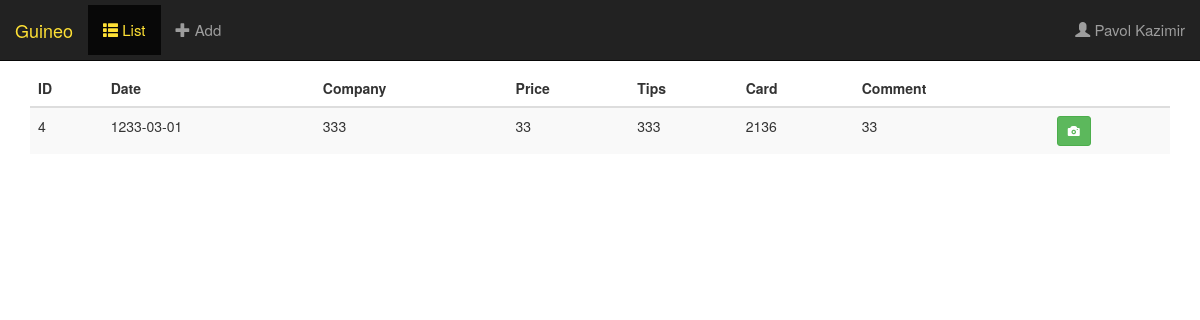
Before: / with the older database file.
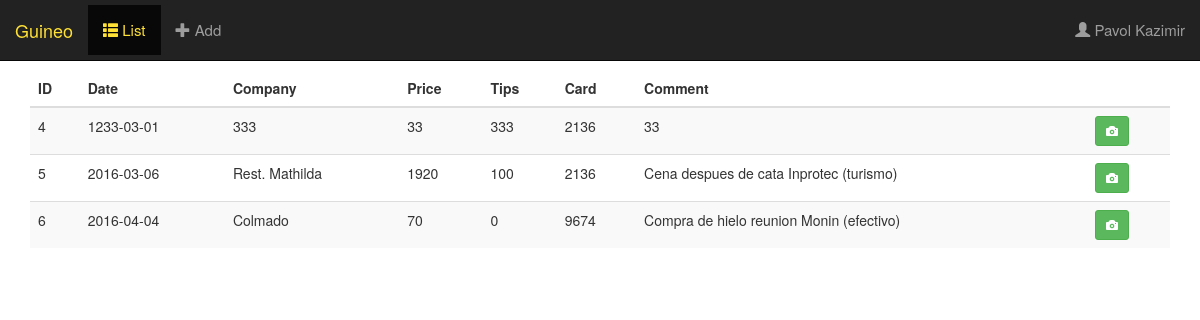
After: the same page with the newer database file.
### tables this page shows
CREATE TABLE IF NOT EXISTS `factura` (
  `fact_id` int(11) NOT NULL AUTO_INCREMENT,
  `date` date DEFAULT NULL,
  `company` varchar(20) NOT NULL DEFAULT '',
  `price` float NOT NULL,
  `tip` float DEFAULT NULL,
  `card` int(11) NOT NULL,
  `comment` text,
  `owner` varchar(20) NOT NULL,
  PRIMARY KEY (`fact_id`)
);

### application/controllers/main.php (called while the page is built, shortened)
<?php
class Main extends CI_Controller {
	public function index()
	{
        $this->load->model('Factura_model');
        $data['fact_list'] = $this->Factura_model->get_facturas();
        $data['screen'] = 'list';
		$this->load->view('template', $data);
    }
}
?>

### index.php (called while the page is built, shortened)
<?php
require_once BASEPATH.'core/CodeIgniter.php';

### application/models/factura_model.php (called while the page is built, shortened)
<?php
class Factura_model extends CI_Model {
    function get_facturas()
    {
        $query = $this->db->get('factura');
        return $query->result_array();
    }
}
?>

### application/views/list.php (the view)
<table class="table table-striped" align="center">
<thead class="thead">
<tr>
    <th>ID</td>
    <th>Date</td>
    <th>Company</td>
    <th>Price</td>
    <th class=" hidden-xs hidden-sm">Tips</td>
    <th class=" hidden-xs hidden-sm">Card</td>
    <th>Comment</td>
    <th>&nbsp;</td>
</tr>
</thead>
<?php foreach ($fact_list as $row): ?>
    <tr>
        <td><?php echo $row['fact_id']; ?></td>
        <td><?php echo $row['date']; ?></td>
        <td><?php echo $row['company']; ?></td>
        <td><?php echo $row['price']; ?></td>
        <td class="hidden-xs hidden-sm"><?php echo $row['tip']; ?></td>
        <td class="hidden-xs hidden-sm"><?php echo $row['card']; ?></td>
        <td><?php echo $row['comment']; ?></td>
        <td><a href="uploads/<?php echo $row['fact_id']; ?>.jpg" class="btn btn-sm btn-success"><span class="glyphicon glyphicon-camera"></span></a></td>
    </tr>
<?php endforeach; ?>
</table>

### application/views/template.php (shortened to what this page needs)
<!DOCTYPE html>
<html lang="en">
        <?php $this->load->view('header'); ?>
<body>
<nav class="navbar navbar-inverse navbar-fixed-top">
  <div class="container-fluid">
    <div class="navbar-header">
        <span class="navbar-brand">Guineo</span>
    </div>
    <div class="collapse navbar-collapse" id="myNavbar">
        <ul class="nav navbar-nav">
            <li <?php if ($screen=='list') echo 'class="active active-color"'; ?>><a href="/guineo"><span class="glyphicon glyphicon-th-list"></span> List</a></li>
            <li <?php if ($screen=='add') echo 'class="active active-color"'; ?>><a href="/guineo/add"><span class="glyphicon glyphicon-plus"></span> Add</a></li>
        </ul>
        <ul class="nav navbar-nav navbar-right hidden-xs hidden-sm">
          <li><a><span class="glyphicon glyphicon-user"></span> Pavol Kazimir</a></li>
        </ul>
    </div>
  </div>
</nav>
<div class="container">
  <div class="row">
    <div class="col-sm-12">
        <?php $this->load->view($screen); ?>
    </div>
  </div>
</div>
</body>
</html>

### application/views/header.php (shortened to what this page needs)
<link rel="stylesheet" href="css/main.css" type="text/css">
    <link href="css/bootstrap.min.css" rel="stylesheet" media="screen">

### css/main.css (style rules this page uses)
* { -webkit-box-sizing: border-box; -moz-box-sizing: border-box; box-sizing: border-box; }
body { padding-top: 70px; }
.navbar { padding-top: 5px; padding-bottom: 5px; border: 0; border-radius: 0; margin-bottom: 0; font-size: 15px; }
.active-color a { color: #FFE135 !important; }
.navbar-brand { color: #FFE135 !important; }

Changed rows visible on the page:
added factura: fact_id "5", date "2016-03-06", company "Rest. Mathilda", price "1920", tip "100", card "2136", comment "Cena despues de cata Inprotec (turismo)"
added factura: fact_id "6", date "2016-04-04", company "Colmado", price "70", tip "0", card "9674", comment "Compra de hielo reunion Monin (efectivo)"
